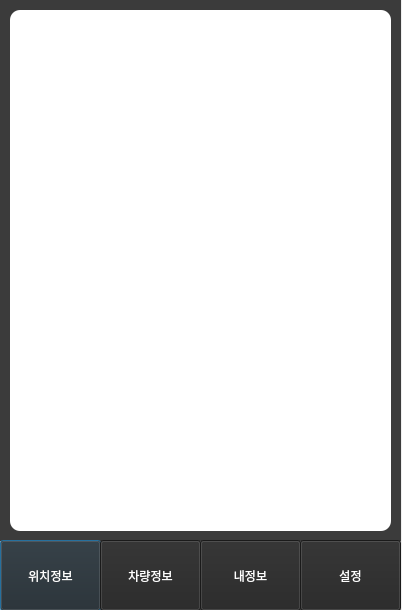
<?xml version="1.0" encoding="UTF-8"?>
<ui version="4.0">
 <class>Dialog</class>
 <widget class="QDialog" name="Dialog">
  <property name="geometry">
   <rect>
    <x>0</x>
    <y>0</y>
    <width>402</width>
    <height>610</height>
   </rect>
  </property>
  <property name="windowTitle">
   <string>Dialog</string>
  </property>
  <widget class="QLabel" name="login_bg">
   <property name="geometry">
    <rect>
     <x>0</x>
     <y>0</y>
     <width>401</width>
     <height>541</height>
    </rect>
   </property>
   <property name="styleSheet">
    <string notr="true">background-color: rgb(59, 59, 59);</string>
   </property>
   <property name="text">
    <string/>
   </property>
  </widget>
  <widget class="QPushButton" name="map_info">
   <property name="geometry">
    <rect>
     <x>0</x>
     <y>540</y>
     <width>101</width>
     <height>71</height>
    </rect>
   </property>
   <property name="styleSheet">
    <string notr="true">background-color: rgb(37, 37, 37);
color: rgb(255, 255, 255);
font: 14pt &quot;Ubuntu&quot;;</string>
   </property>
   <property name="text">
    <string>위치정보</string>
   </property>
  </widget>
  <widget class="QPushButton" name="car_info">
   <property name="geometry">
    <rect>
     <x>100</x>
     <y>540</y>
     <width>101</width>
     <height>71</height>
    </rect>
   </property>
   <property name="styleSheet">
    <string notr="true">background-color: rgb(37, 37, 37);
color: rgb(255, 255, 255);
font: 14pt &quot;Ubuntu&quot;;</string>
   </property>
   <property name="text">
    <string>차량정보</string>
   </property>
  </widget>
  <widget class="QPushButton" name="my_info">
   <property name="geometry">
    <rect>
     <x>200</x>
     <y>540</y>
     <width>101</width>
     <height>71</height>
    </rect>
   </property>
   <property name="styleSheet">
    <string notr="true">background-color: rgb(37, 37, 37);
color: rgb(255, 255, 255);
font: 14pt &quot;Ubuntu&quot;;</string>
   </property>
   <property name="text">
    <string>내정보</string>
   </property>
  </widget>
  <widget class="QPushButton" name="setting">
   <property name="geometry">
    <rect>
     <x>300</x>
     <y>540</y>
     <width>101</width>
     <height>71</height>
    </rect>
   </property>
   <property name="styleSheet">
    <string notr="true">background-color: rgb(37, 37, 37);
color: rgb(255, 255, 255);
font: 14pt &quot;Ubuntu&quot;;</string>
   </property>
   <property name="text">
    <string>설정</string>
   </property>
  </widget>
  <widget class="QWidget" name="start_widget" native="true">
   <property name="geometry">
    <rect>
     <x>10</x>
     <y>10</y>
     <width>381</width>
     <height>521</height>
    </rect>
   </property>
   <widget class="QLabel" name="btn_start">
    <property name="geometry">
     <rect>
      <x>110</x>
      <y>180</y>
      <width>161</width>
      <height>161</height>
     </rect>
    </property>
    <property name="styleSheet">
     <string notr="true">background-color: rgb(200, 200, 200);
border-radius: 80px; font: 30pt &quot;Ubuntu&quot;</string>
    </property>
    <property name="text">
     <string>start</string>
    </property>
    <property name="alignment">
     <set>Qt::AlignCenter</set>
    </property>
   </widget>
   <widget class="QLabel" name="btn_return">
    <property name="geometry">
     <rect>
      <x>110</x>
      <y>180</y>
      <width>161</width>
      <height>161</height>
     </rect>
    </property>
    <property name="styleSheet">
     <string notr="true">background-color: rgb(200, 200, 200);
border-radius: 80px; font: 30pt &quot;Ubuntu&quot;</string>
    </property>
    <property name="text">
     <string>Return</string>
    </property>
    <property name="alignment">
     <set>Qt::AlignCenter</set>
    </property>
   </widget>
  </widget>
  <widget class="QWidget" name="map_widget" native="true">
   <property name="geometry">
    <rect>
     <x>10</x>
     <y>10</y>
     <width>381</width>
     <height>521</height>
    </rect>
   </property>
   <widget class="QLabel" name="background">
    <property name="geometry">
     <rect>
      <x>0</x>
      <y>0</y>
      <width>381</width>
      <height>521</height>
     </rect>
    </property>
    <property name="styleSheet">
     <string notr="true">background-color: rgb(255, 255, 255);
border-radius: 10px;</string>
    </property>
    <property name="text">
     <string/>
    </property>
    <property name="pixmap">
     <pixmap>../Images/map.jpg</pixmap>
    </property>
    <property name="scaledContents">
     <bool>true</bool>
    </property>
   </widget>
  </widget>
 </widget>
 <resources/>
 <connections/>
</ui>
